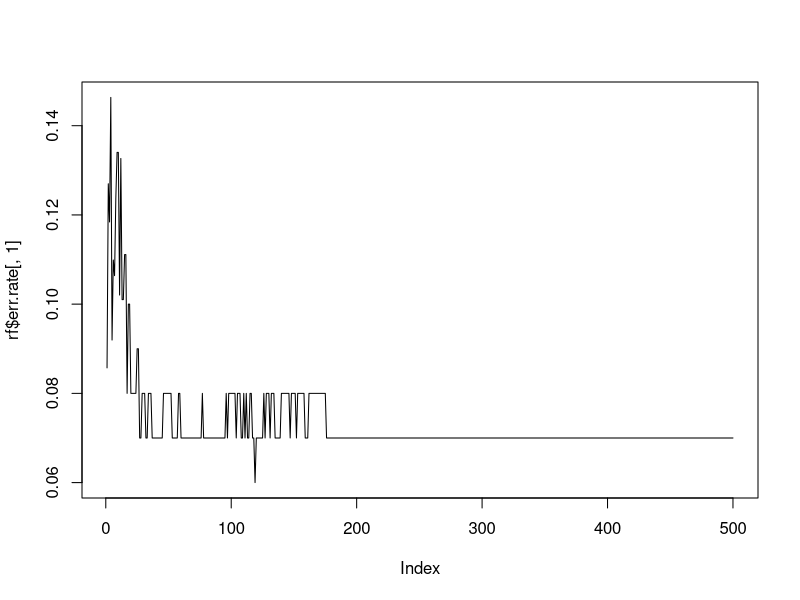
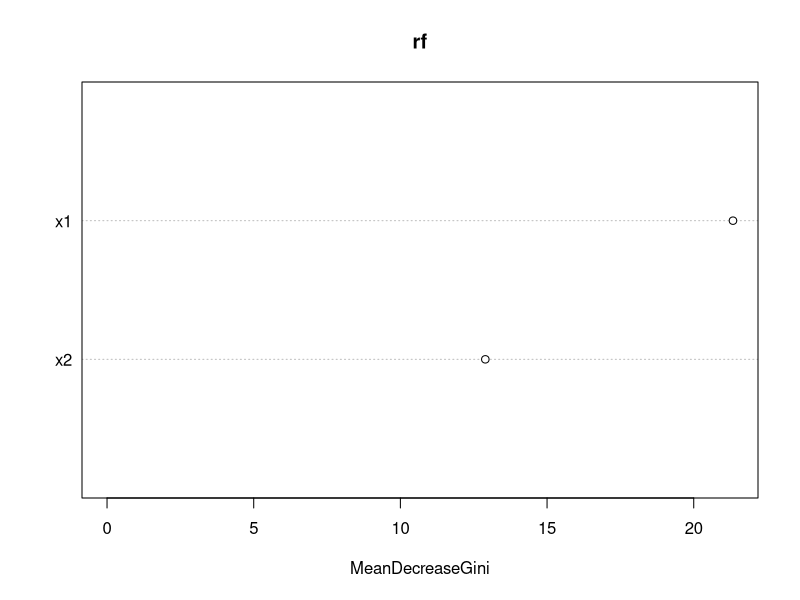
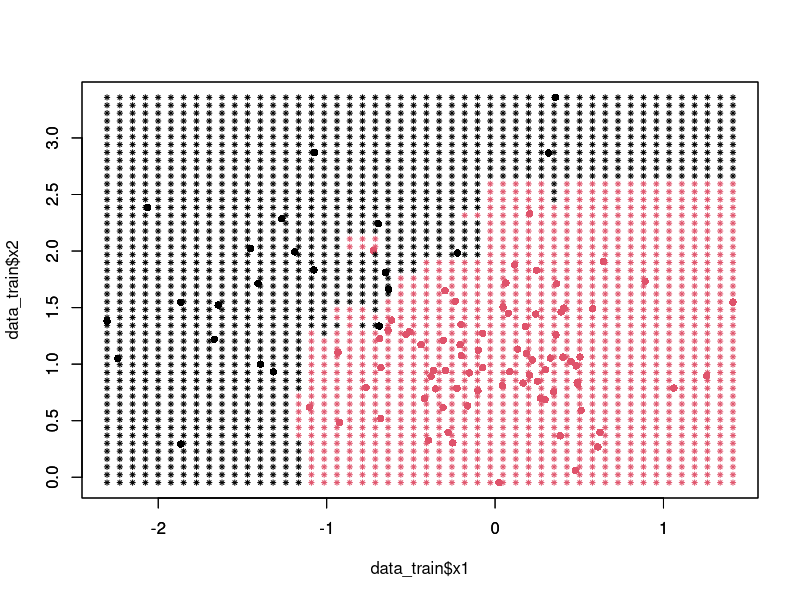

Generate these figures, in order, with R:
# Adresse du dossier où vous travaillez
setwd("/home/charles/github/CREMIfiles/IF344_Analyse/apprentissageSuperviseClassification/Code")
# Packages utilisés dans la suite
library(randomForest)
# Supprimer toutes les variables
rm(list=ls(all=TRUE))
# Supprimer tous les graphiques déjà présents
graphics.off()

# Lecture des données d’apprentissage
data_train <- read.table("../../Data/synth_train.txt", header=T, sep="\t");
# Séparation des données et de la sortie !!
data_train_x <- data.frame(x1=data_train$x1, x2=data_train$x2)
# Création de la sortie (à mettre sous le format facteur sinon
# un modèle de régression est créé)
data_train_y <- as.factor(data_train$y)

# Forêts aléatoires
rf <- randomForest(x=data_train_x, y=data_train_y)

# Évolution de l’erreur en fonction du nombre d’arbres
# Ici ntree est fixé à la valeur par défaut = 500
plot(rf$err.rate[,1], type="l")

# Affichage des résultats
print(rf)

# Importance des variables
rf$importance
varImpPlot(rf)

# Lecture des données test
data_test <- read.table("../../Data/synth_test.txt", header=T, sep="\t");
# Séparation des données et de la sortie !!
data_test_x <- data.frame(x1=data_test$x1, x2=data_test$x2)

# Prediction sur les données test
rf_predit_data_test <- predict(rf, newdata=data_test_x)

# Comparaison des valeurs prédites et des valeurs observées
table(rf_predit_data_test, data_test$y)

# Calcul du taux d’erreur
error_rate <- mean(rf_predit_data_test != data_test$y)
cat("error_rate using test data = ", error_rate)

# Résultat de la méthode des forêts aléatoires
gridx1 <- seq(from=min(data_train$x1), to=max(data_train$x1), length.out=50)
gridx2 <- seq(from=min(data_train$x2), to=max(data_train$x2), length.out=50)
grid <- expand.grid(x1=gridx1, x2=gridx2)
data_grid_x <- data.frame(x1=grid[,1], x2=grid[,2])

rf_predit_data_grid <- predict(rf, newdata=data_grid_x)

plot(data_train$x1, data_train$x2, col=data_train$y, pch=16)
par(new=T)
plot(data_grid_x$x1, data_grid_x$x2, col=rf_predit_data_grid, pch=8, cex=0.5, ann=FALSE)
